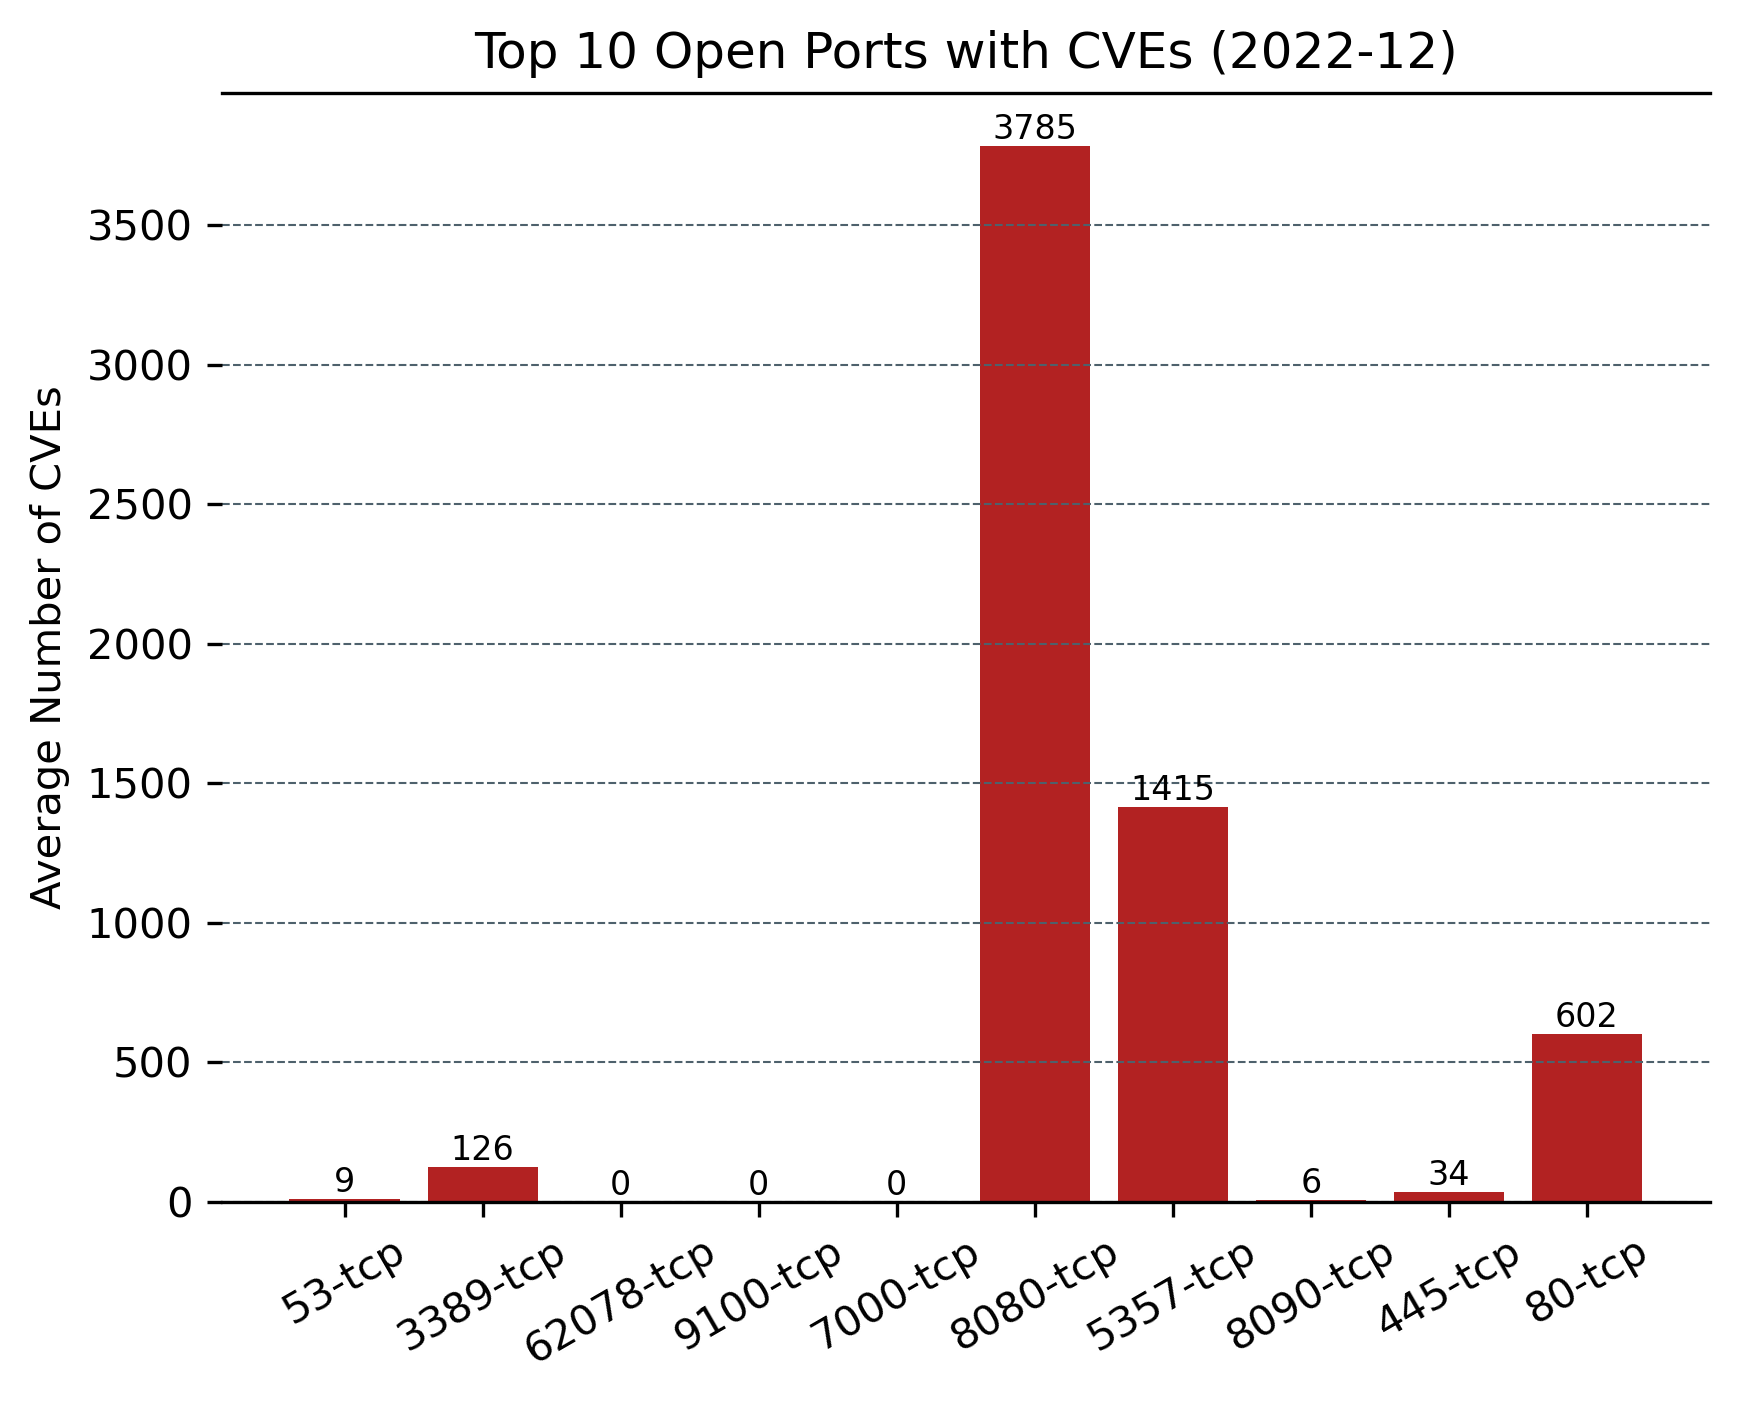

Reproduce this figure in Python.
import matplotlib.pyplot as plt

IP_PREFIX = ["166.111", "59.66", "183.172", "183.173", "101.5", "101.6", "118.229"]

def cve_port_dist(data, output_path):
    stats = {}
    count = {}

    for ip in data:
        for port in data[ip]:
            if port not in stats:
                stats[port] = 0
                count[port] = 0
            stats[port] += len(data[ip][port]["CVE"])
            count[port] += 1
    
    sorted_ports = sorted(count, key=lambda x: count[x], reverse=True)
    x = sorted_ports[:10]
    y = [stats[port] / count[port] for port in x]
    
    plt.figure(1, dpi=300)
    plt.title("Top 10 Open Ports with CVEs (2022-12)")
    ax = plt.subplot(1, 1, 1)

    ax.spines["left"].set_visible(False)
    ax.spines["right"].set_visible(False)

    ax.grid(ls = "--", lw=0.5, color="#4E616C", axis="y")
    ax.xaxis.set_tick_params(rotation=30)
    
    ax.set_ylabel("Average Number of CVEs")

    ax.bar(x, y, color="#B22222")

    for a, b in zip(x, y):
        ax.text(a, b, "%.0f" % b, ha='center', va='bottom', fontsize=8)

    
    plt.savefig(output_path, dpi=300, bbox_inches="tight")
